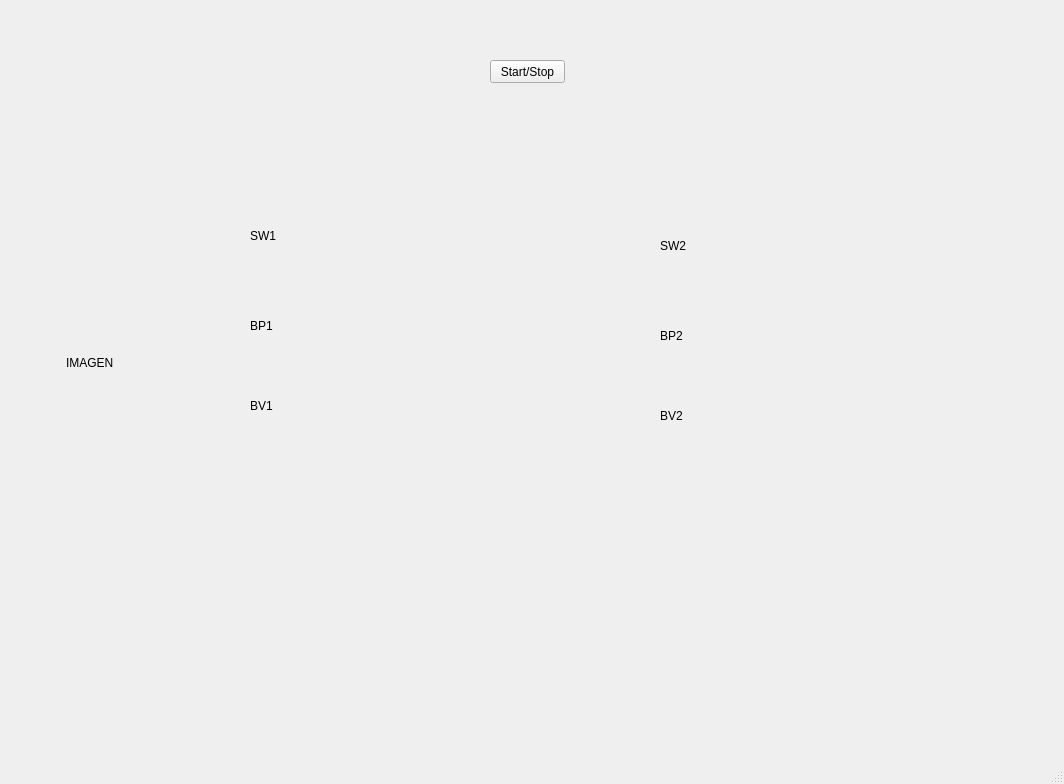
<?xml version="1.0" encoding="UTF-8"?>
<ui version="4.0">
 <class>MainWindow</class>
 <widget class="QMainWindow" name="MainWindow">
  <property name="geometry">
   <rect>
    <x>0</x>
    <y>0</y>
    <width>1064</width>
    <height>784</height>
   </rect>
  </property>
  <property name="windowTitle">
   <string>MainWindow</string>
  </property>
  <widget class="QWidget" name="centralwidget">
   <widget class="QLabel" name="imagen_lbl">
    <property name="geometry">
     <rect>
      <x>66</x>
      <y>42</y>
      <width>931</width>
      <height>641</height>
     </rect>
    </property>
    <property name="text">
     <string>IMAGEN</string>
    </property>
   </widget>
   <widget class="QLabel" name="lbl_SW1">
    <property name="geometry">
     <rect>
      <x>250</x>
      <y>210</y>
      <width>101</width>
      <height>51</height>
     </rect>
    </property>
    <property name="text">
     <string>SW1</string>
    </property>
   </widget>
   <widget class="QLabel" name="lbl_SW2">
    <property name="geometry">
     <rect>
      <x>660</x>
      <y>220</y>
      <width>101</width>
      <height>51</height>
     </rect>
    </property>
    <property name="text">
     <string>SW2</string>
    </property>
   </widget>
   <widget class="QLabel" name="lbl_BP1">
    <property name="geometry">
     <rect>
      <x>250</x>
      <y>300</y>
      <width>101</width>
      <height>51</height>
     </rect>
    </property>
    <property name="text">
     <string>BP1</string>
    </property>
   </widget>
   <widget class="QLabel" name="lbl_BP2">
    <property name="geometry">
     <rect>
      <x>660</x>
      <y>310</y>
      <width>101</width>
      <height>51</height>
     </rect>
    </property>
    <property name="text">
     <string>BP2</string>
    </property>
   </widget>
   <widget class="QLabel" name="lbl_BV1">
    <property name="geometry">
     <rect>
      <x>250</x>
      <y>380</y>
      <width>101</width>
      <height>51</height>
     </rect>
    </property>
    <property name="text">
     <string>BV1</string>
    </property>
   </widget>
   <widget class="QLabel" name="lbl_BV2">
    <property name="geometry">
     <rect>
      <x>660</x>
      <y>390</y>
      <width>101</width>
      <height>51</height>
     </rect>
    </property>
    <property name="text">
     <string>BV2</string>
    </property>
   </widget>
   <widget class="QPushButton" name="btn_ST">
    <property name="geometry">
     <rect>
      <x>490</x>
      <y>60</y>
      <width>75</width>
      <height>23</height>
     </rect>
    </property>
    <property name="text">
     <string>Start/Stop</string>
    </property>
   </widget>
  </widget>
  <widget class="QMenuBar" name="menubar">
   <property name="geometry">
    <rect>
     <x>0</x>
     <y>0</y>
     <width>1064</width>
     <height>21</height>
    </rect>
   </property>
  </widget>
  <widget class="QStatusBar" name="statusbar"/>
 </widget>
 <resources/>
 <connections/>
</ui>
